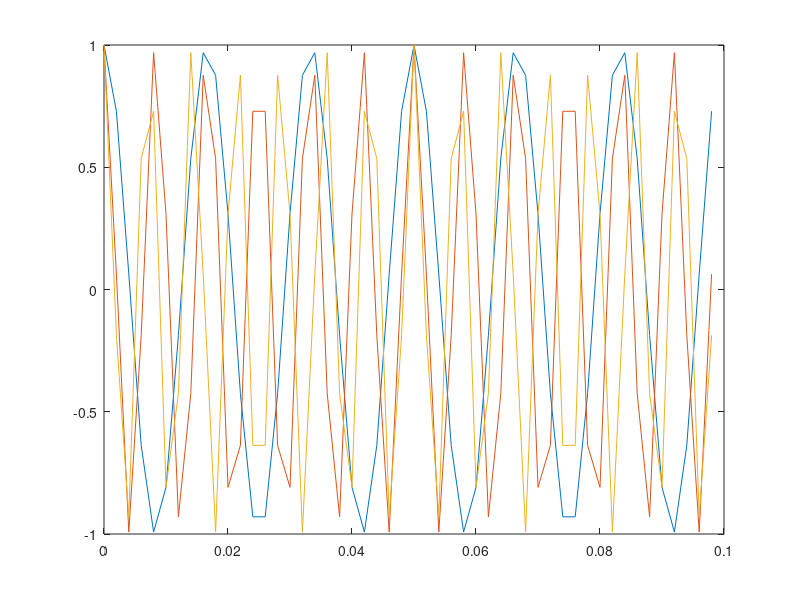

Source code (MATLAB): (Note: this script raises an error after producing the figure.)
close all
clc
Fs = 500;
t = 0:1/Fs:1;
t = t';
f = [60 120 140];
s3 = cos(2*pi*t*f);
FFT = fft(s3);
g = figure();
plot(t(1:50), s3(1:50,:))
s = figure();
spectrum(s3,Fs);

saveas(g,'../fig/graph2','png');
saveas(s,'../fig/spec2','png');